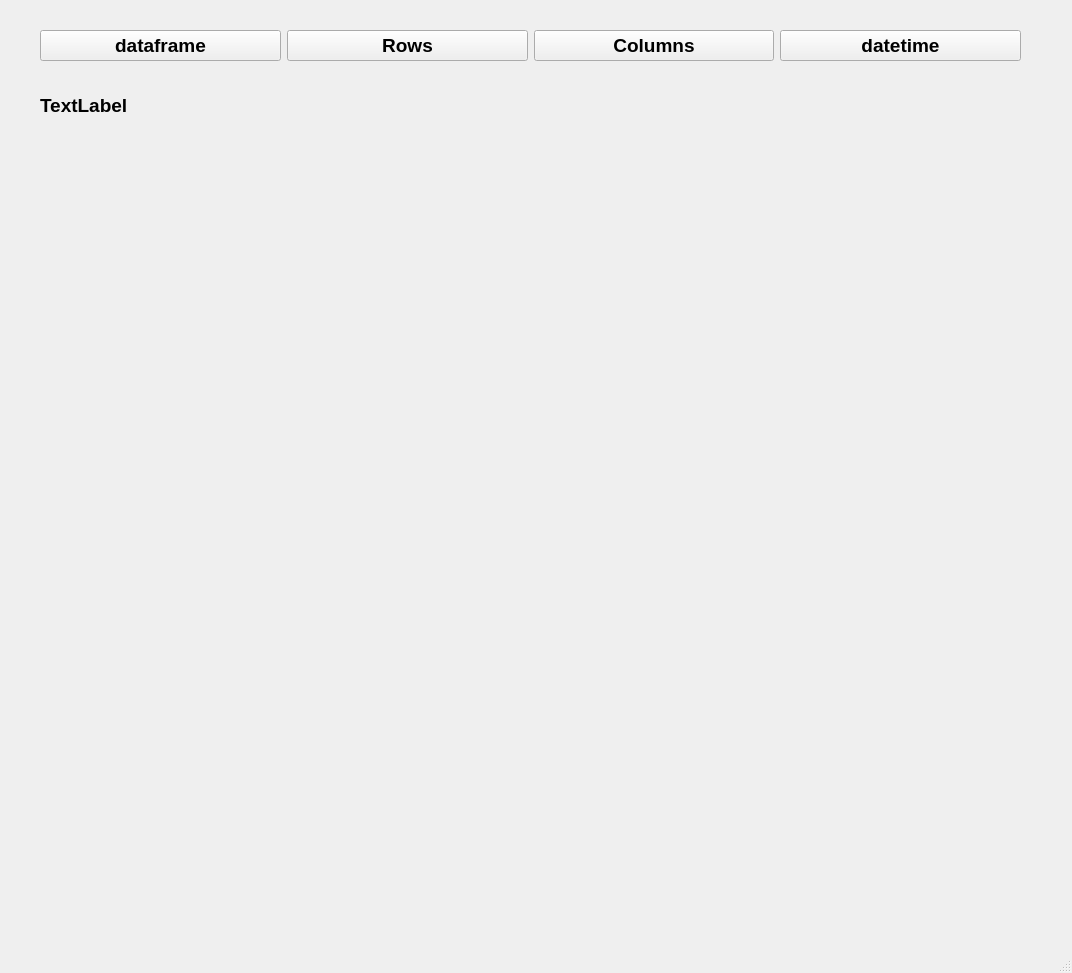
<?xml version="1.0" encoding="UTF-8"?>
<ui version="4.0">
 <class>MainWindow</class>
 <widget class="QMainWindow" name="MainWindow">
  <property name="geometry">
   <rect>
    <x>0</x>
    <y>0</y>
    <width>1072</width>
    <height>973</height>
   </rect>
  </property>
  <property name="font">
   <font>
    <family>Arial</family>
    <pointsize>14</pointsize>
    <weight>75</weight>
    <bold>true</bold>
   </font>
  </property>
  <property name="windowTitle">
   <string>MainWindow</string>
  </property>
  <widget class="QWidget" name="centralwidget">
   <widget class="QLabel" name="DataTransformsplash">
    <property name="geometry">
     <rect>
      <x>40</x>
      <y>80</y>
      <width>121</width>
      <height>51</height>
     </rect>
    </property>
    <property name="text">
     <string>TextLabel</string>
    </property>
   </widget>
   <widget class="QWidget" name="verticalLayoutWidget">
    <property name="geometry">
     <rect>
      <x>40</x>
      <y>180</y>
      <width>1001</width>
      <height>721</height>
     </rect>
    </property>
    <layout class="QVBoxLayout" name="DataTransformLayout">
     <property name="sizeConstraint">
      <enum>QLayout::SetNoConstraint</enum>
     </property>
    </layout>
   </widget>
   <widget class="QWidget" name="horizontalLayoutWidget">
    <property name="geometry">
     <rect>
      <x>40</x>
      <y>10</y>
      <width>981</width>
      <height>71</height>
     </rect>
    </property>
    <layout class="QHBoxLayout" name="DataTransformCmdbarLayout">
     <item>
      <widget class="QPushButton" name="TransformdataframeButton">
       <property name="font">
        <font>
         <family>Arial</family>
         <pointsize>14</pointsize>
         <weight>75</weight>
         <bold>true</bold>
        </font>
       </property>
       <property name="text">
        <string>dataframe</string>
       </property>
      </widget>
     </item>
     <item>
      <widget class="QPushButton" name="TransformrowsButton">
       <property name="text">
        <string>Rows</string>
       </property>
      </widget>
     </item>
     <item>
      <widget class="QPushButton" name="TransformcolumnsButton">
       <property name="text">
        <string>Columns</string>
       </property>
      </widget>
     </item>
     <item>
      <widget class="QPushButton" name="TransformdatetimeButton">
       <property name="font">
        <font>
         <weight>75</weight>
         <bold>true</bold>
        </font>
       </property>
       <property name="text">
        <string>datetime</string>
       </property>
      </widget>
     </item>
    </layout>
   </widget>
  </widget>
  <widget class="QStatusBar" name="statusbar"/>
 </widget>
 <resources/>
 <connections/>
</ui>
